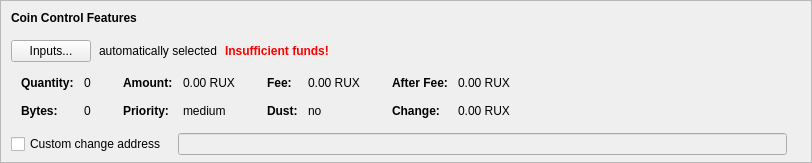
    <widget class="QFrame" name="frameCoinControl">
     <property name="sizePolicy">
      <sizepolicy hsizetype="Expanding" vsizetype="Expanding">
       <horstretch>0</horstretch>
       <verstretch>0</verstretch>
      </sizepolicy>
     </property>
     <property name="maximumSize">
      <size>
       <width>16777215</width>
       <height>16777215</height>
      </size>
     </property>
     <property name="frameShape">
      <enum>QFrame::StyledPanel</enum>
     </property>
     <property name="frameShadow">
      <enum>QFrame::Sunken</enum>
     </property>
     <layout class="QVBoxLayout" name="verticalLayoutCoinControl2">
      <property name="spacing">
       <number>0</number>
      </property>
      <property name="leftMargin">
       <number>0</number>
      </property>
      <property name="topMargin">
       <number>0</number>
      </property>
      <property name="rightMargin">
       <number>0</number>
      </property>
      <property name="bottomMargin">
       <number>6</number>
      </property>
      <item>
       <layout class="QVBoxLayout" name="verticalLayoutCoinControl" stretch="0,0,0,0,1">
        <property name="spacing">
         <number>0</number>
        </property>
        <property name="leftMargin">
         <number>10</number>
        </property>
        <property name="topMargin">
         <number>10</number>
        </property>
        <item>
         <layout class="QHBoxLayout" name="horizontalLayoutCoinControl1">
          <property name="bottomMargin">
           <number>15</number>
          </property>
          <item>
           <widget class="QLabel" name="labelCoinControlFeatures">
            <property name="sizePolicy">
             <sizepolicy hsizetype="Preferred" vsizetype="Maximum">
              <horstretch>0</horstretch>
              <verstretch>0</verstretch>
             </sizepolicy>
            </property>
            <property name="font">
             <font>
              <weight>75</weight>
              <bold>true</bold>
             </font>
            </property>
            <property name="styleSheet">
             <string notr="true">font-weight:bold;</string>
            </property>
            <property name="text">
             <string>Coin Control Features</string>
            </property>
           </widget>
          </item>
         </layout>
        </item>
        <item>
         <layout class="QHBoxLayout" name="horizontalLayoutCoinControl2" stretch="0,0,0,0">
          <property name="spacing">
           <number>8</number>
          </property>
          <property name="bottomMargin">
           <number>10</number>
          </property>
          <item>
           <widget class="QPushButton" name="pushButtonCoinControl">
            <property name="styleSheet">
             <string notr="true"/>
            </property>
            <property name="text">
             <string>Inputs...</string>
            </property>
            <property name="autoDefault">
             <bool>false</bool>
            </property>
           </widget>
          </item>
          <item>
           <widget class="QLabel" name="labelCoinControlAutomaticallySelected">
            <property name="text">
             <string>automatically selected</string>
            </property>
            <property name="margin">
             <number>5</number>
            </property>
           </widget>
          </item>
          <item>
           <widget class="QLabel" name="labelCoinControlInsuffFunds">
            <property name="font">
             <font>
              <weight>75</weight>
              <bold>true</bold>
             </font>
            </property>
            <property name="styleSheet">
             <string notr="true">color:red;font-weight:bold;</string>
            </property>
            <property name="text">
             <string>Insufficient funds!</string>
            </property>
            <property name="margin">
             <number>5</number>
            </property>
           </widget>
          </item>
          <item>
           <spacer name="horizontalSpacerCoinControl">
            <property name="orientation">
             <enum>Qt::Horizontal</enum>
            </property>
            <property name="sizeHint" stdset="0">
             <size>
              <width>40</width>
              <height>1</height>
             </size>
            </property>
           </spacer>
          </item>
         </layout>
        </item>
        <item>
         <widget class="QWidget" name="widgetCoinControl" native="true">
          <property name="sizePolicy">
           <sizepolicy hsizetype="Preferred" vsizetype="Preferred">
            <horstretch>0</horstretch>
            <verstretch>0</verstretch>
           </sizepolicy>
          </property>
          <property name="minimumSize">
           <size>
            <width>0</width>
            <height>0</height>
           </size>
          </property>
          <property name="styleSheet">
           <string notr="true"/>
          </property>
          <layout class="QHBoxLayout" name="horizontalLayoutCoinControl5">
           <property name="leftMargin">
            <number>0</number>
           </property>
           <property name="topMargin">
            <number>0</number>
           </property>
           <property name="rightMargin">
            <number>0</number>
           </property>
           <property name="bottomMargin">
            <number>0</number>
           </property>
           <item>
            <layout class="QHBoxLayout" name="horizontalLayoutCoinControl3" stretch="0,0,0,1">
             <property name="spacing">
              <number>20</number>
             </property>
             <property name="topMargin">
              <number>0</number>
             </property>
             <property name="bottomMargin">
              <number>10</number>
             </property>
             <item>
              <layout class="QFormLayout" name="formLayoutCoinControl1">
               <property name="horizontalSpacing">
                <number>10</number>
               </property>
               <property name="verticalSpacing">
                <number>14</number>
               </property>
               <property name="leftMargin">
                <number>10</number>
               </property>
               <property name="topMargin">
                <number>4</number>
               </property>
               <property name="rightMargin">
                <number>6</number>
               </property>
               <item row="0" column="0">
                <widget class="QLabel" name="labelCoinControlQuantityText">
                 <property name="font">
                  <font>
                   <weight>75</weight>
                   <bold>true</bold>
                  </font>
                 </property>
                 <property name="text">
                  <string>Quantity:</string>
                 </property>
                 <property name="margin">
                  <number>0</number>
                 </property>
                </widget>
               </item>
               <item row="0" column="1">
                <widget class="QLabel" name="labelCoinControlQuantity">
                 <property name="cursor">
                  <cursorShape>IBeamCursor</cursorShape>
                 </property>
                 <property name="contextMenuPolicy">
                  <enum>Qt::ActionsContextMenu</enum>
                 </property>
                 <property name="text">
                  <string notr="true">0</string>
                 </property>
                 <property name="margin">
                  <number>0</number>
                 </property>
                 <property name="textInteractionFlags">
                  <set>Qt::LinksAccessibleByMouse|Qt::TextSelectableByKeyboard|Qt::TextSelectableByMouse</set>
                 </property>
                </widget>
               </item>
               <item row="1" column="0">
                <widget class="QLabel" name="labelCoinControlBytesText">
                 <property name="font">
                  <font>
                   <weight>75</weight>
                   <bold>true</bold>
                  </font>
                 </property>
                 <property name="text">
                  <string>Bytes:</string>
                 </property>
                </widget>
               </item>
               <item row="1" column="1">
                <widget class="QLabel" name="labelCoinControlBytes">
                 <property name="cursor">
                  <cursorShape>IBeamCursor</cursorShape>
                 </property>
                 <property name="contextMenuPolicy">
                  <enum>Qt::ActionsContextMenu</enum>
                 </property>
                 <property name="text">
                  <string notr="true">0</string>
                 </property>
                 <property name="textInteractionFlags">
                  <set>Qt::LinksAccessibleByMouse|Qt::TextSelectableByKeyboard|Qt::TextSelectableByMouse</set>
                 </property>
                </widget>
               </item>
              </layout>
             </item>
             <item>
              <layout class="QFormLayout" name="formLayoutCoinControl2">
               <property name="horizontalSpacing">
                <number>10</number>
               </property>
               <property name="verticalSpacing">
                <number>14</number>
               </property>
               <property name="leftMargin">
                <number>6</number>
               </property>
               <property name="topMargin">
                <number>4</number>
               </property>
               <property name="rightMargin">
                <number>6</number>
               </property>
               <item row="0" column="0">
                <widget class="QLabel" name="labelCoinControlAmountText">
                 <property name="font">
                  <font>
                   <weight>75</weight>
                   <bold>true</bold>
                  </font>
                 </property>
                 <property name="text">
                  <string>Amount:</string>
                 </property>
                 <property name="margin">
                  <number>0</number>
                 </property>
                </widget>
               </item>
               <item row="0" column="1">
                <widget class="QLabel" name="labelCoinControlAmount">
                 <property name="cursor">
                  <cursorShape>IBeamCursor</cursorShape>
                 </property>
                 <property name="contextMenuPolicy">
                  <enum>Qt::ActionsContextMenu</enum>
                 </property>
                 <property name="text">
                  <string notr="true">0.00 RUX</string>
                 </property>
                 <property name="textInteractionFlags">
                  <set>Qt::LinksAccessibleByMouse|Qt::TextSelectableByKeyboard|Qt::TextSelectableByMouse</set>
                 </property>
                </widget>
               </item>
               <item row="1" column="0">
                <widget class="QLabel" name="labelCoinControlPriorityText">
                 <property name="font">
                  <font>
                   <weight>75</weight>
                   <bold>true</bold>
                  </font>
                 </property>
                 <property name="text">
                  <string>Priority:</string>
                 </property>
                </widget>
               </item>
               <item row="1" column="1">
                <widget class="QLabel" name="labelCoinControlPriority">
                 <property name="cursor">
                  <cursorShape>IBeamCursor</cursorShape>
                 </property>
                 <property name="contextMenuPolicy">
                  <enum>Qt::ActionsContextMenu</enum>
                 </property>
                 <property name="text">
                  <string notr="true">medium</string>
                 </property>
                 <property name="textInteractionFlags">
                  <set>Qt::LinksAccessibleByMouse|Qt::TextSelectableByKeyboard|Qt::TextSelectableByMouse</set>
                 </property>
                </widget>
               </item>
              </layout>
             </item>
             <item>
              <layout class="QFormLayout" name="formLayoutCoinControl3">
               <property name="horizontalSpacing">
                <number>10</number>
               </property>
               <property name="verticalSpacing">
                <number>14</number>
               </property>
               <property name="leftMargin">
                <number>6</number>
               </property>
               <property name="topMargin">
                <number>4</number>
               </property>
               <property name="rightMargin">
                <number>6</number>
               </property>
               <item row="0" column="0">
                <widget class="QLabel" name="labelCoinControlFeeText">
                 <property name="font">
                  <font>
                   <weight>75</weight>
                   <bold>true</bold>
                  </font>
                 </property>
                 <property name="text">
                  <string>Fee:</string>
                 </property>
                 <property name="margin">
                  <number>0</number>
                 </property>
                </widget>
               </item>
               <item row="0" column="1">
                <widget class="QLabel" name="labelCoinControlFee">
                 <property name="cursor">
                  <cursorShape>IBeamCursor</cursorShape>
                 </property>
                 <property name="contextMenuPolicy">
                  <enum>Qt::ActionsContextMenu</enum>
                 </property>
                 <property name="text">
                  <string notr="true">0.00 RUX</string>
                 </property>
                 <property name="textInteractionFlags">
                  <set>Qt::LinksAccessibleByMouse|Qt::TextSelectableByKeyboard|Qt::TextSelectableByMouse</set>
                 </property>
                </widget>
               </item>
               <item row="1" column="0">
                <widget class="QLabel" name="labelCoinControlLowOutputText">
                 <property name="font">
                  <font>
                   <weight>75</weight>
                   <bold>true</bold>
                  </font>
                 </property>
                 <property name="text">
                  <string>Dust:</string>
                 </property>
                </widget>
               </item>
               <item row="1" column="1">
                <widget class="QLabel" name="labelCoinControlLowOutput">
                 <property name="cursor">
                  <cursorShape>IBeamCursor</cursorShape>
                 </property>
                 <property name="contextMenuPolicy">
                  <enum>Qt::ActionsContextMenu</enum>
                 </property>
                 <property name="text">
                  <string notr="true">no</string>
                 </property>
                 <property name="textInteractionFlags">
                  <set>Qt::LinksAccessibleByMouse|Qt::TextSelectableByKeyboard|Qt::TextSelectableByMouse</set>
                 </property>
                </widget>
               </item>
              </layout>
             </item>
             <item>
              <layout class="QFormLayout" name="formLayoutCoinControl4">
               <property name="horizontalSpacing">
                <number>10</number>
               </property>
               <property name="verticalSpacing">
                <number>14</number>
               </property>
               <property name="leftMargin">
                <number>6</number>
               </property>
               <property name="topMargin">
                <number>4</number>
               </property>
               <property name="rightMargin">
                <number>6</number>
               </property>
               <item row="0" column="0">
                <widget class="QLabel" name="labelCoinControlAfterFeeText">
                 <property name="font">
                  <font>
                   <weight>75</weight>
                   <bold>true</bold>
                  </font>
                 </property>
                 <property name="text">
                  <string>After Fee:</string>
                 </property>
                 <property name="margin">
                  <number>0</number>
                 </property>
                </widget>
               </item>
               <item row="0" column="1">
                <widget class="QLabel" name="labelCoinControlAfterFee">
                 <property name="cursor">
                  <cursorShape>IBeamCursor</cursorShape>
                 </property>
                 <property name="contextMenuPolicy">
                  <enum>Qt::ActionsContextMenu</enum>
                 </property>
                 <property name="text">
                  <string notr="true">0.00 RUX</string>
                 </property>
                 <property name="textInteractionFlags">
                  <set>Qt::LinksAccessibleByMouse|Qt::TextSelectableByKeyboard|Qt::TextSelectableByMouse</set>
                 </property>
                </widget>
               </item>
               <item row="1" column="0">
                <widget class="QLabel" name="labelCoinControlChangeText">
                 <property name="font">
                  <font>
                   <weight>75</weight>
                   <bold>true</bold>
                  </font>
                 </property>
                 <property name="text">
                  <string>Change:</string>
                 </property>
                </widget>
               </item>
               <item row="1" column="1">
                <widget class="QLabel" name="labelCoinControlChange">
                 <property name="cursor">
                  <cursorShape>IBeamCursor</cursorShape>
                 </property>
                 <property name="contextMenuPolicy">
                  <enum>Qt::ActionsContextMenu</enum>
                 </property>
                 <property name="text">
                  <string notr="true">0.00 RUX</string>
                 </property>
                 <property name="textInteractionFlags">
                  <set>Qt::LinksAccessibleByMouse|Qt::TextSelectableByKeyboard|Qt::TextSelectableByMouse</set>
                 </property>
                </widget>
               </item>
              </layout>
             </item>
            </layout>
           </item>
          </layout>
         </widget>
        </item>
        <item>
         <layout class="QHBoxLayout" name="horizontalLayoutCoinControl4" stretch="0,0,0">
          <property name="spacing">
           <number>12</number>
          </property>
          <property name="sizeConstraint">
           <enum>QLayout::SetDefaultConstraint</enum>
          </property>
          <property name="topMargin">
           <number>5</number>
          </property>
          <property name="rightMargin">
           <number>5</number>
          </property>
          <item>
           <widget class="QCheckBox" name="checkBoxCoinControlChange">
            <property name="toolTip">
             <string>If this is activated, but the change address is empty or invalid, change will be sent to a newly generated address.</string>
            </property>
            <property name="text">
             <string>Custom change address</string>
            </property>
           </widget>
          </item>
          <item>
           <widget class="QValidatedLineEdit" name="lineEditCoinControlChange">
            <property name="enabled">
             <bool>false</bool>
            </property>
            <property name="sizePolicy">
             <sizepolicy hsizetype="Expanding" vsizetype="Fixed">
              <horstretch>0</horstretch>
              <verstretch>0</verstretch>
             </sizepolicy>
            </property>
           </widget>
          </item>
          <item>
           <widget class="QLabel" name="labelCoinControlChangeLabel">
            <property name="sizePolicy">
             <sizepolicy hsizetype="Preferred" vsizetype="Expanding">
              <horstretch>0</horstretch>
              <verstretch>0</verstretch>
             </sizepolicy>
            </property>
            <property name="minimumSize">
             <size>
              <width>0</width>
              <height>0</height>
             </size>
            </property>
            <property name="text">
             <string/>
            </property>
            <property name="margin">
             <number>3</number>
            </property>
           </widget>
          </item>
         </layout>
        </item>
        <item>
         <spacer name="verticalSpacerCoinControl">
          <property name="orientation">
           <enum>Qt::Vertical</enum>
          </property>
          <property name="sizeHint" stdset="0">
           <size>
            <width>800</width>
            <height>1</height>
           </size>
          </property>
         </spacer>
        </item>
       </layout>
      </item>
     </layout>
    </widget>
